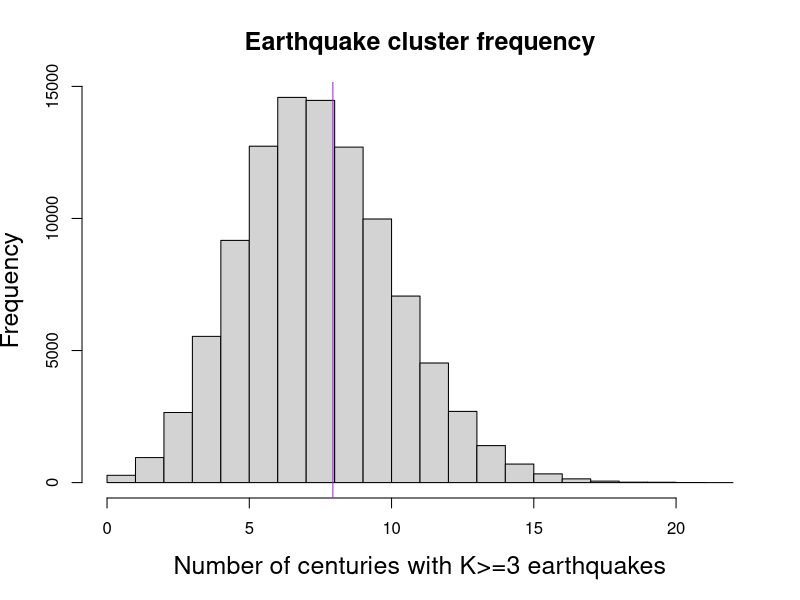

This figure's R source:
centuries <- 100 # number of centuries to realize
N <- 100 # number of years per century
p <- 0.01 # earthquake probability/year
M <- 100000 # number of samples to take 

data <- rep(0, M)
# sample 100-century realizations
for (i in 1:M) {
  data[i] = sum(rbinom(centuries, N, p) >= 3, na.rm=TRUE)
}
tmean <- N*0.0793732
# plot histogram of results
# how many centuries with K>=3 earthquakes were observed
# during each 100-century period?
hist(data, main="Earthquake cluster frequency",
     xlab="Number of centuries with K>=3 earthquakes",
     cex.lab=1.5, cex.axis=1.0, cex.main=1.5, cex.sub=1.5)
abline(v=tmean, col="purple",lwd=1)

smean = mean(data)
print(smean)
print(tmean)
